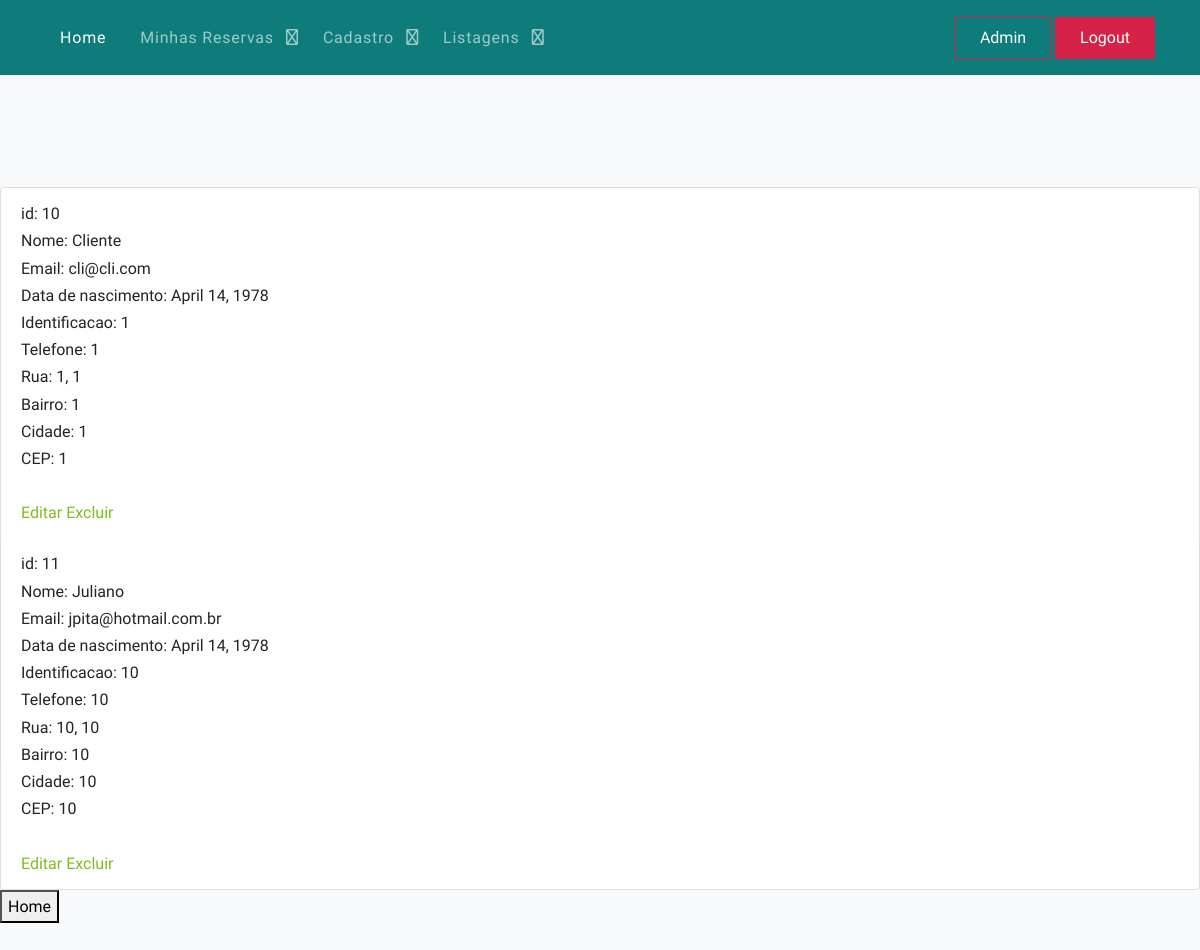
The app's page /accounts/listagemClientes/ (signed in) with its own data.
### core/models.py (models this page shows, shortened)
class Pessoa(models.Model):
    nome = models.CharField(max_length=100, verbose_name='Nome')
    identificacao = models.IntegerField(default=0, verbose_name='Identificação')
    telefone = models.IntegerField(default=0, verbose_name='Telefone')
    endereco = models.ForeignKey(Endereco, on_delete=models.DO_NOTHING, verbose_name='Endereço')
    user = models.ForeignKey(CustomUser, on_delete=models.DO_NOTHING, verbose_name='User')  # verificar se é assim
    class Meta:
        verbose_name_plural = 'Pessoas'

class Cliente(Pessoa):
    dataNascimento = models.DateField(verbose_name='Data de Nascimento')
    isActive = models.BooleanField(default=True, verbose_name='Ativo?')
    class Meta:
        verbose_name_plural = 'Clientes'

class Pessoa(models.Model):
    nome = models.CharField(max_length=100, verbose_name='Nome')
    identificacao = models.IntegerField(default=0, verbose_name='Identificação')
    telefone = models.IntegerField(default=0, verbose_name='Telefone')
    endereco = models.ForeignKey(Endereco, on_delete=models.DO_NOTHING, verbose_name='Endereço')
    user = models.ForeignKey(CustomUser, on_delete=models.DO_NOTHING, verbose_name='User')  # verificar se é assim
    class Meta:
        verbose_name_plural = 'Pessoas'

class Endereco(models.Model):
    rua = models.CharField(max_length=100, verbose_name='Rua')
    cidade = models.CharField(max_length=50, verbose_name='Cidade')
    numero = models.IntegerField(default=0, verbose_name='Número')
    bairro = models.CharField(max_length=50, verbose_name='Bairro')
    cep = models.IntegerField(default=0000000, verbose_name='CEP')
    longitude = models.FloatField(default=0.00, verbose_name='Longitude')
    latitude = models.FloatField(default=0.00, verbose_name='Latitude')
    class Meta:
        verbose_name_plural = 'Endereços'

### users/models.py (models this page shows, shortened)
class CustomUser(AbstractUser):
    username = None
    email = models.EmailField(_("email address"), unique=True)
    USERNAME_FIELD = "email"
    REQUIRED_FIELDS = []
    objects = CustomUserManager()

### core/views.py (the view)
# urls.py: path('accounts/listagemClientes/', listagemClientes, name='url_listagem_clientes'),
@login_required
@user_passes_test(checkGroupAdmin)
def listagemClientes(request):
    if request.POST and request.POST['input_pesquisa']:
        dados = Cliente.objects.filter(pessoa__nome__icontains=request.POST['input_pesquisa'])
    else:
        dados = Cliente.objects.all()
    contexto = {'dados': dados, 'text_input': 'Digite o nome', 'listagem': 'listagem'}
    return render(request, 'core/listagem_clientes.html', contexto)

### core/templatetags/template_extras.py (called while the page is built)
@register.filter(name='has_group')
def has_group(user, group_name):
    return user.groups.filter(name=group_name).exists()

### core/views.py (called while the page is built)
def checkGroupAdmin(user):
    return user.groups.filter(name='Administradores').exists()

### core/templates/core/listagem_clientes.html (shortened to what this page needs)
{% extends 'base.html' %}
{% load static %}
{% block main %}
    <ul class="list-group">
        {% for i in dados %}
            {% if i.isActive == True %}
                <li class="list-group-item">
                    id: {{ i.id }} <br>
                    Nome: {{ i.nome }} <br>
                    Email: {{ i.user.email }} <br>
                    Data de nascimento: {{ i.dataNascimento }} <br>
                    Identificacao: {{ i.identificacao }} <br>
                    Telefone: {{ i.telefone }} <br>
                    Rua: {{ i.endereco.rua }}, {{ i.endereco.numero }} <br>
                    Bairro: {{ i.endereco.bairro }}<br>
                    Cidade: {{ i.endereco.cidade }} <br>
                    CEP: {{ i.endereco.cep }} <br>
                    <br>
                    <a href="{% url 'url_altera_cliente' i.id %}">Editar</a>
                    <a href="{% url 'url_exclui_cliente' i.id %}">Excluir</a>
                </li>
            {% endif %}
        {% empty %}
            Não há clientes cadastrados.
        {% endfor %}
    </ul>
    <button onclick="window.location.href='/'">Home</button>
{% endblock %}

### static_files/css/style.css (style rules this page uses)
body { line-height: 1.7; color: #4d4d4d; font-weight: 400; font-size: 1rem; }

### records on screen
Cliente: id "10", nome "Cliente", user.email "cli@cli.com", dataNascimento "April 14, 1978", identificacao "1", telefone "1", endereco.rua "1", endereco.numero "1", endereco.bairro "1", endereco.cidade "1", endereco.cep "1"
Cliente: id "11", nome "Juliano", user.email "jpita@hotmail.com.br", dataNascimento "April 14, 1978", identificacao "10", telefone "10", endereco.rua "10", endereco.numero "10", endereco.bairro "10", endereco.cidade "10", endereco.cep "10"
